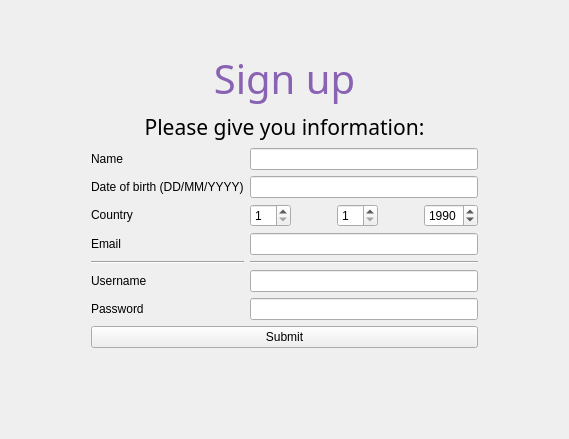
      <widget class="QWidget" name="tab_5">
       <attribute name="title">
        <string>Create your account</string>
       </attribute>
       <layout class="QGridLayout" name="gridLayout_10">
        <item row="0" column="0">
         <layout class="QVBoxLayout" name="verticalLayout_19">
          <item>
           <spacer name="verticalSpacer_13">
            <property name="orientation">
             <enum>Qt::Vertical</enum>
            </property>
            <property name="sizeHint" stdset="0">
             <size>
              <width>20</width>
              <height>40</height>
             </size>
            </property>
           </spacer>
          </item>
          <item>
           <layout class="QHBoxLayout" name="horizontalLayout_11">
            <item>
             <spacer name="horizontalSpacer_14">
              <property name="orientation">
               <enum>Qt::Horizontal</enum>
              </property>
              <property name="sizeHint" stdset="0">
               <size>
                <width>40</width>
                <height>20</height>
               </size>
              </property>
             </spacer>
            </item>
            <item>
             <layout class="QVBoxLayout" name="verticalLayout_20">
              <item>
               <widget class="QLabel" name="label_27">
                <property name="font">
                 <font>
                  <family>Gill Sans</family>
                  <pointsize>30</pointsize>
                 </font>
                </property>
                <property name="text">
                 <string>&lt;html&gt;&lt;head/&gt;&lt;body&gt;&lt;p align=&quot;center&quot;&gt;&lt;span style=&quot; color:#8962b4;&quot;&gt;Sign up&lt;/span&gt;&lt;/p&gt;&lt;/body&gt;&lt;/html&gt;</string>
                </property>
                <property name="textFormat">
                 <enum>Qt::AutoText</enum>
                </property>
               </widget>
              </item>
              <item>
               <widget class="QLabel" name="label_28">
                <property name="font">
                 <font>
                  <family>Gill Sans</family>
                  <pointsize>16</pointsize>
                 </font>
                </property>
                <property name="text">
                 <string>&lt;html&gt;&lt;head/&gt;&lt;body&gt;&lt;p align=&quot;center&quot;&gt;Please give you information:&lt;/p&gt;&lt;/body&gt;&lt;/html&gt;</string>
                </property>
                <property name="textFormat">
                 <enum>Qt::RichText</enum>
                </property>
               </widget>
              </item>
              <item>
               <layout class="QHBoxLayout" name="horizontalLayout_10">
                <item>
                 <spacer name="horizontalSpacer_13">
                  <property name="orientation">
                   <enum>Qt::Horizontal</enum>
                  </property>
                  <property name="sizeHint" stdset="0">
                   <size>
                    <width>40</width>
                    <height>20</height>
                   </size>
                  </property>
                 </spacer>
                </item>
                <item>
                 <layout class="QVBoxLayout" name="verticalLayout_21">
                  <item>
                   <layout class="QHBoxLayout" name="horizontalLayout_9">
                    <item>
                     <layout class="QVBoxLayout" name="verticalLayout_22">
                      <item>
                       <widget class="QLabel" name="label_3">
                        <property name="text">
                         <string>Name</string>
                        </property>
                       </widget>
                      </item>
                      <item>
                       <widget class="QLabel" name="label_10">
                        <property name="text">
                         <string>Date of birth (DD/MM/YYYY)</string>
                        </property>
                       </widget>
                      </item>
                      <item>
                       <widget class="QLabel" name="label_7">
                        <property name="text">
                         <string>Country</string>
                        </property>
                       </widget>
                      </item>
                      <item>
                       <widget class="QLabel" name="label_8">
                        <property name="text">
                         <string>Email</string>
                        </property>
                       </widget>
                      </item>
                      <item>
                       <widget class="Line" name="line">
                        <property name="orientation">
                         <enum>Qt::Horizontal</enum>
                        </property>
                       </widget>
                      </item>
                      <item>
                       <widget class="QLabel" name="label_2">
                        <property name="text">
                         <string>Username</string>
                        </property>
                       </widget>
                      </item>
                      <item>
                       <widget class="QLabel" name="label_9">
                        <property name="text">
                         <string>Password</string>
                        </property>
                       </widget>
                      </item>
                     </layout>
                    </item>
                    <item>
                     <layout class="QVBoxLayout" name="verticalLayout_23">
                      <item>
                       <widget class="QLineEdit" name="lineEdit">
                        <property name="minimumSize">
                         <size>
                          <width>150</width>
                          <height>0</height>
                         </size>
                        </property>
                       </widget>
                      </item>
                      <item>
                       <widget class="QLineEdit" name="lineEdit_2"/>
                      </item>
                      <item>
                       <layout class="QHBoxLayout" name="horizontalLayout_12">
                        <item>
                         <widget class="QSpinBox" name="spinBox_2">
                          <property name="minimum">
                           <number>1</number>
                          </property>
                          <property name="maximum">
                           <number>31</number>
                          </property>
                         </widget>
                        </item>
                        <item>
                         <spacer name="horizontalSpacer_16">
                          <property name="orientation">
                           <enum>Qt::Horizontal</enum>
                          </property>
                          <property name="sizeHint" stdset="0">
                           <size>
                            <width>40</width>
                            <height>20</height>
                           </size>
                          </property>
                         </spacer>
                        </item>
                        <item>
                         <widget class="QSpinBox" name="spinBox_3">
                          <property name="minimum">
                           <number>1</number>
                          </property>
                          <property name="maximum">
                           <number>12</number>
                          </property>
                         </widget>
                        </item>
                        <item>
                         <spacer name="horizontalSpacer_15">
                          <property name="orientation">
                           <enum>Qt::Horizontal</enum>
                          </property>
                          <property name="sizeHint" stdset="0">
                           <size>
                            <width>40</width>
                            <height>20</height>
                           </size>
                          </property>
                         </spacer>
                        </item>
                        <item>
                         <widget class="QSpinBox" name="spinBox">
                          <property name="minimum">
                           <number>1000</number>
                          </property>
                          <property name="maximum">
                           <number>2021</number>
                          </property>
                          <property name="value">
                           <number>1990</number>
                          </property>
                         </widget>
                        </item>
                       </layout>
                      </item>
                      <item>
                       <widget class="QLineEdit" name="lineEdit_4"/>
                      </item>
                      <item>
                       <widget class="Line" name="line_2">
                        <property name="orientation">
                         <enum>Qt::Horizontal</enum>
                        </property>
                       </widget>
                      </item>
                      <item>
                       <widget class="QLineEdit" name="lineEdit_5"/>
                      </item>
                      <item>
                       <widget class="QLineEdit" name="lineEdit_3">
                        <property name="echoMode">
                         <enum>QLineEdit::Password</enum>
                        </property>
                       </widget>
                      </item>
                     </layout>
                    </item>
                   </layout>
                  </item>
                  <item>
                   <widget class="QPushButton" name="buttonAccount">
                    <property name="text">
                     <string>Submit</string>
                    </property>
                   </widget>
                  </item>
                 </layout>
                </item>
                <item>
                 <spacer name="horizontalSpacer_17">
                  <property name="orientation">
                   <enum>Qt::Horizontal</enum>
                  </property>
                  <property name="sizeHint" stdset="0">
                   <size>
                    <width>40</width>
                    <height>20</height>
                   </size>
                  </property>
                 </spacer>
                </item>
               </layout>
              </item>
             </layout>
            </item>
            <item>
             <spacer name="horizontalSpacer_18">
              <property name="orientation">
               <enum>Qt::Horizontal</enum>
              </property>
              <property name="sizeHint" stdset="0">
               <size>
                <width>40</width>
                <height>20</height>
               </size>
              </property>
             </spacer>
            </item>
           </layout>
          </item>
          <item>
           <spacer name="verticalSpacer_14">
            <property name="orientation">
             <enum>Qt::Vertical</enum>
            </property>
            <property name="sizeHint" stdset="0">
             <size>
              <width>20</width>
              <height>40</height>
             </size>
            </property>
           </spacer>
          </item>
          <item>
           <spacer name="verticalSpacer_15">
            <property name="orientation">
             <enum>Qt::Vertical</enum>
            </property>
            <property name="sizeHint" stdset="0">
             <size>
              <width>20</width>
              <height>40</height>
             </size>
            </property>
           </spacer>
          </item>
         </layout>
        </item>
       </layout>
      </widget>
